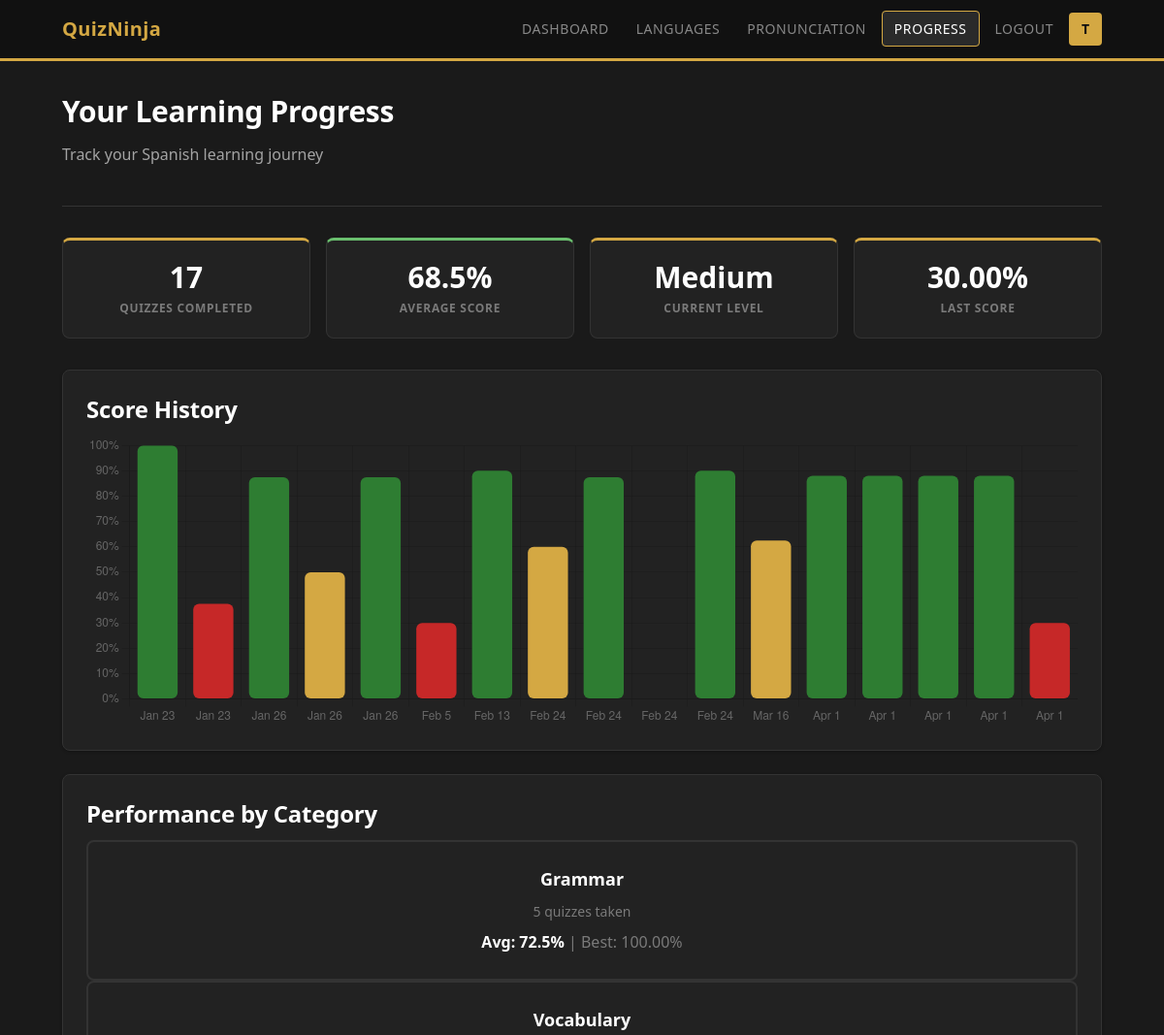
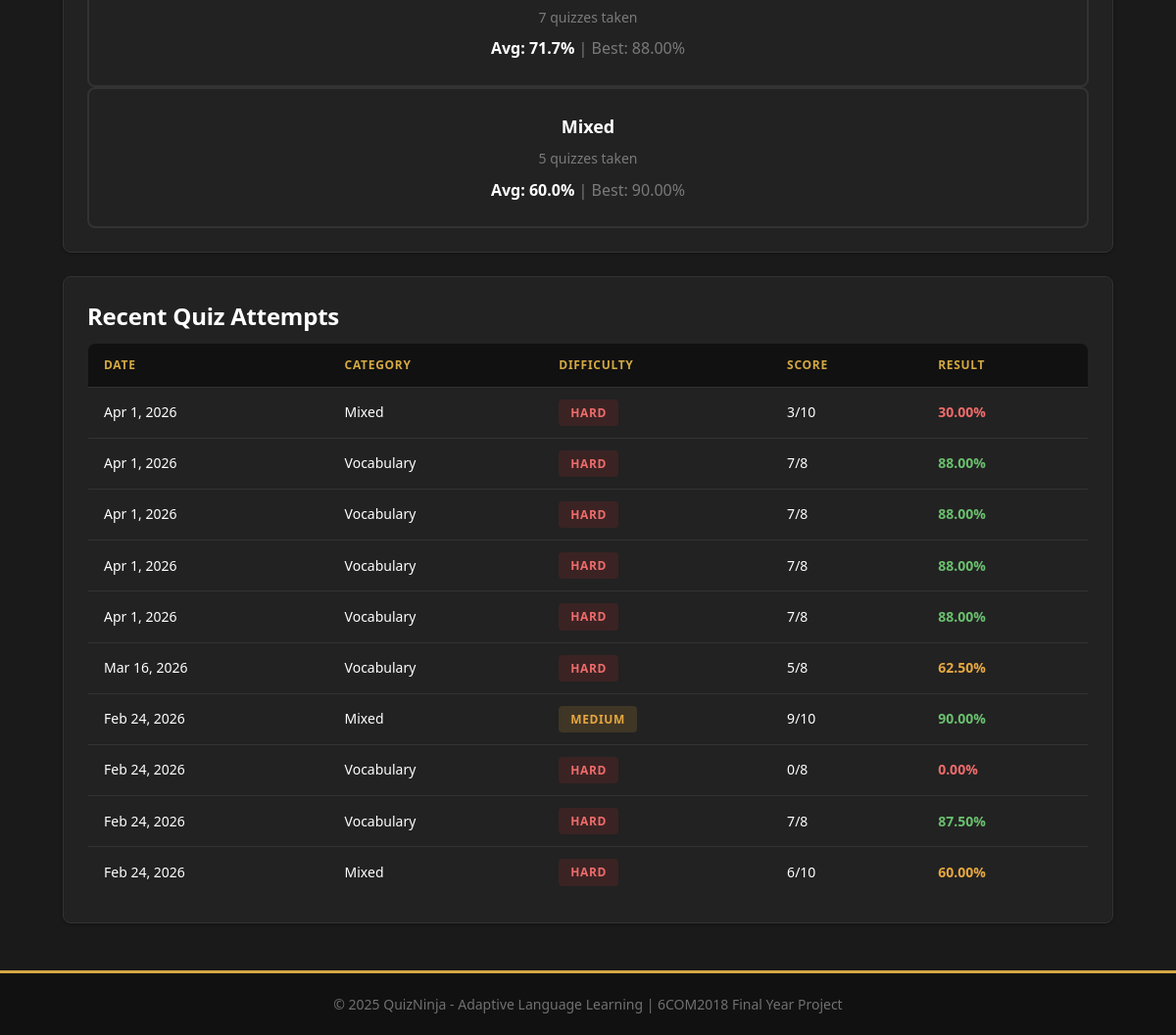
The page /progress.php (signed in) on the database its author committed (2 pictures, top to bottom).
### tables this page shows
CREATE TABLE `quiz_attempts` (
  `attempt_id` int NOT NULL,
  `user_id` int NOT NULL,
  `score` int NOT NULL,
  `total_questions` int NOT NULL,
  `percentage` decimal(5,2) NOT NULL,
  `difficulty_level` enum('easy','medium','hard') NOT NULL,
  `category` varchar(50) NOT NULL,
  `attempt_date` datetime DEFAULT CURRENT_TIMESTAMP
);

### includes/auth.php (called while the page is built, shortened)
<?php
require_once __DIR__ . '/db_connect.php';
function is_logged_in() {
    return true;
}
function get_logged_in_user() {
    return [
        'user_id' => $_SESSION['user_id'],
        'username' => $_SESSION['username'],
        'email' => $_SESSION['email'],
        'current_level' => $_SESSION['current_level']
    ];
}
function get_user_stats($user_id) {
    $total_quizzes = db_count('quiz_attempts', 'user_id = ?', [$user_id]);
    $avg_result = db_query_single(
        "SELECT AVG(percentage) as avg_score FROM quiz_attempts WHERE user_id = ?",
        [$user_id]
    );
    $avg_score = $avg_result ? round($avg_result['avg_score'], 1) : 0;
    $recent = db_query_single(
        "SELECT percentage, category, difficulty_level FROM quiz_attempts
         WHERE user_id = ? ORDER BY attempt_date DESC LIMIT 1",
        [$user_id]
    );
    $current_level = $_SESSION['current_level'] ?? 'easy';
    return [
        'total_quizzes' => $total_quizzes,
        'average_score' => $avg_score,
        'current_level' => $current_level,
        'recent_score' => $recent ? $recent['percentage'] : null,
        'recent_category' => $recent ? $recent['category'] : null,
        'recent_difficulty' => $recent ? $recent['difficulty_level'] : null
    ];
}
?>

### includes/db_connect.php (called while the page is built, shortened)
<?php
try {
    $dsn = "mysql:host=" . DB_HOST . ";port=" . DB_PORT . ";dbname=" . DB_NAME . ";charset=" . DB_CHARSET;
    $options = [
        PDO::ATTR_ERRMODE            => PDO::ERRMODE_EXCEPTION,
        PDO::ATTR_DEFAULT_FETCH_MODE => PDO::FETCH_ASSOC,
        PDO::ATTR_EMULATE_PREPARES   => false,
    ];
    $pdo = new PDO($dsn, DB_USER, DB_PASS, $options);
} catch (PDOException $e) {
    die("
        <div style='font-family: Arial, sans-serif; max-width: 600px; margin: 50px auto; padding: 20px; border: 1px solid #ef4444; border-radius: 8px; background: #fee2e2;'>
            <h2 style='color: #dc2626; margin-top: 0;'>⚠️ Database Connection Error</h2>
            <p>Unable to connect to the database. Please check:</p>
            <ul>
                <li>MAMP server is running</li>
                <li>MySQL service is started</li>
                <li>Database 'adaptive_quiz' exists</li>
                <li>Database credentials are correct</li>
            </ul>
            <p style='color: #666; font-size: 14px;'>Error logged for administrator review.</p>
        </div>
    ");
}
function db_query($sql, $params = []) {
    global $pdo;
    $stmt = $pdo->prepare($sql);
    $stmt->execute($params);
    return $stmt->fetchAll();
}
function db_query_single($sql, $params = []) {
    global $pdo;
    $stmt = $pdo->prepare($sql);
    $stmt->execute($params);
    return $stmt->fetch();
}
function db_count($table, $where = '1=1', $params = []) {
    global $pdo;
    $sql = "SELECT COUNT(*) as count FROM $table WHERE $where";
    $stmt = $pdo->prepare($sql);
    $stmt->execute($params);
    $result = $stmt->fetch();
    return $result ? $result['count'] : 0;
}
?>

### progress.php (the view, shortened to what this page needs)
<?php
require_once 'includes/auth.php';
$user = get_logged_in_user();
$stats = get_user_stats($user['user_id']);
$allAttempts = db_query(
    "SELECT * FROM quiz_attempts WHERE user_id = ? ORDER BY attempt_date ASC",
    [$user['user_id']]
);
$recentAttempts = db_query(
    "SELECT * FROM quiz_attempts WHERE user_id = ? ORDER BY attempt_date DESC LIMIT 10",
    [$user['user_id']]
);
$categoryStats = db_query(
    "SELECT category,
            COUNT(*) as attempts,
            ROUND(AVG(percentage), 1) as avg_score,
            MAX(percentage) as best_score
     FROM quiz_attempts
     WHERE user_id = ?
     GROUP BY category
     ORDER BY avg_score DESC",
    [$user['user_id']]
);
$chartLabels = [];
$chartScores = [];
$chartColors = [];
foreach ($allAttempts as $attempt) {
    $chartLabels[] = date('M j', strtotime($attempt['attempt_date']));
    $chartScores[] = $attempt['percentage'];
    if ($attempt['percentage'] >= 75) {
        $chartColors[] = '#2e7d32';
    } elseif ($attempt['percentage'] >= 50) {
        $chartColors[] = '#d4a843';
    } else {
        $chartColors[] = '#c62828';
    }
}
?>
<!DOCTYPE html>
<html lang="en">
<head>
    <link rel="stylesheet" href="css/style.css">
</head>
<body>
    <div class="page-wrapper">
        <nav class="navbar">
            <div class="container">
                <a href="dashboard.php" class="navbar-brand">QuizNinja</a>
                <ul class="navbar-nav">
                    <li><a href="dashboard.php">Dashboard</a></li>
                    <li><a href="language_select.php">Languages</a></li>
                    <li><a href="pronunciation.php">Pronunciation</a></li>
                    <li><a href="progress.php" class="active">Progress</a></li>
                    <li><a href="logout.php">Logout</a></li>
                    <li>
                        <div class="user-avatar" title="<?php echo htmlspecialchars($user['username']); ?>">
                            <?php echo strtoupper(substr($user['username'], 0, 1)); ?>
                        </div>
                    </li>
                </ul>
            </div>
        </nav>
        <main class="main-content">
            <div class="container">
                <div class="progress-header">
                    <h1>Your Learning Progress</h1>
                    <p>Track your Spanish learning journey</p>
                </div>
                <?php if ($stats['total_quizzes'] > 0): ?>
                <div class="stats-grid">
                    <div class="stat-card">
                        <div class="stat-value"><?php echo $stats['total_quizzes']; ?></div>
                        <div class="stat-label">Quizzes Completed</div>
                    </div>
                    <div class="stat-card success">
                        <div class="stat-value"><?php echo $stats['average_score']; ?>%</div>
                        <div class="stat-label">Average Score</div>
                    </div>
                    <div class="stat-card warning">
                        <div class="stat-value" style="text-transform: capitalize;"><?php echo $stats['current_level']; ?></div>
                        <div class="stat-label">Current Level</div>
                    </div>
                    <div class="stat-card">
                        <div class="stat-value"><?php echo $stats['recent_score'] !== null ? $stats['recent_score'] . '%' : '-'; ?></div>
                        <div class="stat-label">Last Score</div>
                    </div>
                </div>
                <div class="card mb-6">
                    <h2>Score History</h2>
                    <div style="position: relative; height: 300px; width: 100%;">
                        <canvas id="scoreChart"></canvas>
                    </div>
                </div>
                <?php if (!empty($categoryStats)): ?>
                <div class="card mb-6">
                    <h2>Performance by Category</h2>
                    <div class="category-stats">
                        <?php foreach ($categoryStats as $cat): ?>
                        <div class="category-card" style="cursor: default;">
                            <div class="category-name"><?php echo htmlspecialchars($cat['category']); ?></div>
                            <div class="category-count"><?php echo $cat['attempts']; ?> quizzes taken</div>
                            <div style="margin-top: 0.5rem;">
                                <strong>Avg: <?php echo $cat['avg_score']; ?>%</strong>
                                <span class="text-muted"> | Best: <?php echo $cat['best_score']; ?>%</span>
                            </div>
                        </div>
                        <?php endforeach; ?>
                    </div>
                </div>
                <?php endif; ?>
                <?php if (!empty($recentAttempts)): ?>
                <div class="card">
                    <h2>Recent Quiz Attempts</h2>
                    <table class="history-table">
                        <thead>
                            <tr>
                                <th>Date</th>
                                <th>Category</th>
                                <th>Difficulty</th>
                                <th>Score</th>
                                <th>Result</th>
                            </tr>
                        </thead>
                        <tbody>
                            <?php foreach ($recentAttempts as $attempt): ?>
                            <tr>
                                <td><?php echo date('M j, Y', strtotime($attempt['attempt_date'])); ?></td>
                                <td><?php echo htmlspecialchars($attempt['category']); ?></td>
                                <td>
                                    <span class="badge badge-<?php echo $attempt['difficulty_level']; ?>">
                                        <?php echo ucfirst($attempt['difficulty_level']); ?>
                                    </span>
                                </td>
                                <td><?php echo $attempt['score']; ?>/<?php echo $attempt['total_questions']; ?></td>
                                <td>
                                    <strong class="<?php echo $attempt['percentage'] >= 75 ? 'text-success' : ($attempt['percentage'] >= 50 ? 'text-warning' : 'text-error'); ?>">
                                        <?php echo $attempt['percentage']; ?>%
                                    </strong>
                                </td>
                            </tr>
                            <?php endforeach; ?>
                        </tbody>
                    </table>
                </div>
                <?php endif; ?>
                <?php endif; ?>
            </div>
        </main>
        <footer class="footer">
            <div class="container">
                <p>&copy; 2025 QuizNinja - Adaptive Language Learning | 6COM2018 Final Year Project</p>
            </div>
        </footer>
    </div>
    <?php if ($stats['total_quizzes'] > 0): ?>
    <script>
        const ctx = document.getElementById('scoreChart').getContext('2d');
        new Chart(ctx, {
            type: 'bar',
            data: {
                labels: <?php echo json_encode($chartLabels); ?>,
                datasets: [{
                    label: 'Quiz Score (%)',
                    data: <?php echo json_encode($chartScores); ?>,
                    backgroundColor: <?php echo json_encode($chartColors); ?>,
                    borderRadius: 6,
                    borderSkipped: false,
                }]
            },
            options: {
                responsive: true,
                maintainAspectRatio: false,
                plugins: {
                    legend: { display: false }
                },
                scales: {
                    y: {
                        beginAtZero: true,
                        max: 100,
                        ticks: { callback: value => value + '%' }
                    }
                }
            }
        });
    </script>
    <?php endif; ?>
</body>
</html>

### rows shown on the page
quiz_attempts: attempt_id "17", percentage "30.00", attempt_date "Apr 1, 2026", category "Mixed", difficulty_level "HARD", score "3", total_questions "10"
quiz_attempts: attempt_date "Apr 1, 2026", category "Vocabulary", difficulty_level "HARD", score "7", total_questions "8", percentage "88.00"
quiz_attempts: attempt_date "Apr 1, 2026", category "Vocabulary", difficulty_level "HARD", score "7", total_questions "8", percentage "88.00"
quiz_attempts: attempt_date "Apr 1, 2026", category "Vocabulary", difficulty_level "HARD", score "7", total_questions "8", percentage "88.00"
quiz_attempts: attempt_date "Apr 1, 2026", category "Vocabulary", difficulty_level "HARD", score "7", total_questions "8", percentage "88.00"
quiz_attempts: attempt_date "Mar 16, 2026", category "Vocabulary", difficulty_level "HARD", score "5", total_questions "8", percentage "62.50"
quiz_attempts: attempt_date "Feb 24, 2026", category "Mixed", difficulty_level "MEDIUM", score "9", total_questions "10", percentage "90.00"
quiz_attempts: attempt_date "Feb 24, 2026", category "Vocabulary", difficulty_level "HARD", score "0", total_questions "8", percentage "0.00"
quiz_attempts: attempt_date "Feb 24, 2026", category "Vocabulary", difficulty_level "HARD", score "7", total_questions "8", percentage "87.50"
quiz_attempts: attempt_date "Feb 24, 2026", category "Mixed", difficulty_level "HARD", score "6", total_questions "10", percentage "60.00"

### other values the page prints
substr($user['username'], 0, 1) "T"
$stats['average_score'] "68.5"
$stats['current_level'] "Medium"
$cat['category'] "Grammar"
$cat['attempts'] "5"
$cat['avg_score'] "72.5"
$cat['best_score'] "100.00"
$cat['category'] "Vocabulary"
$cat['attempts'] "7"
$cat['avg_score'] "71.7"
$cat['best_score'] "88.00"
$cat['category'] "Mixed"
$cat['avg_score'] "60.0"
$cat['best_score'] "90.00"
chart data {{ json_encode($chartScores) }} ["100.00","37.50","87.50","50.00","87.50","30.00","90.00","60.00","87.50","0.00","90.00","62.50","88.00","88.00","88.00","88.00","30.00"]
